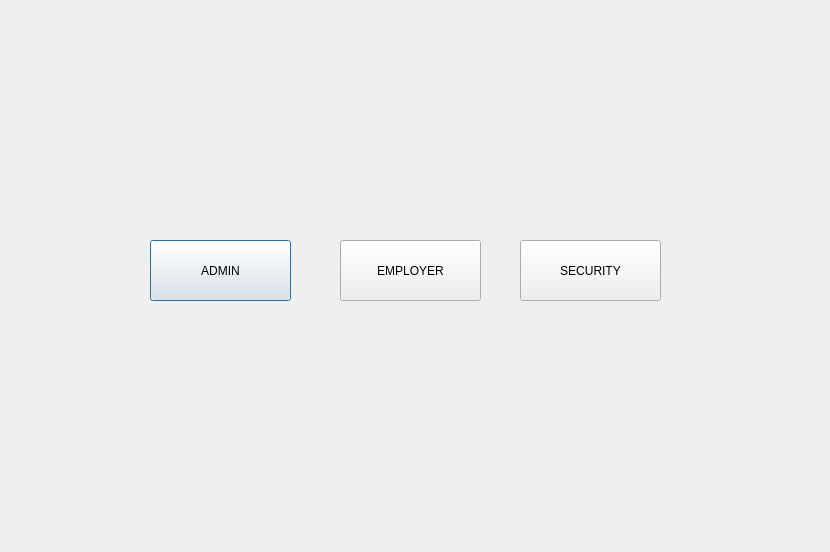
<?xml version="1.0" encoding="UTF-8"?>
<ui version="4.0">
 <class>page_principale</class>
 <widget class="QDialog" name="page_principale">
  <property name="geometry">
   <rect>
    <x>0</x>
    <y>0</y>
    <width>830</width>
    <height>552</height>
   </rect>
  </property>
  <property name="windowTitle">
   <string>Dialog</string>
  </property>
  <property name="styleSheet">
   <string notr="true"/>
  </property>
  <widget class="QPushButton" name="pushButton">
   <property name="geometry">
    <rect>
     <x>150</x>
     <y>240</y>
     <width>141</width>
     <height>61</height>
    </rect>
   </property>
   <property name="text">
    <string>ADMIN</string>
   </property>
  </widget>
  <widget class="QPushButton" name="pushButton_2">
   <property name="geometry">
    <rect>
     <x>340</x>
     <y>240</y>
     <width>141</width>
     <height>61</height>
    </rect>
   </property>
   <property name="text">
    <string>EMPLOYER</string>
   </property>
  </widget>
  <widget class="QPushButton" name="pushButton_3">
   <property name="geometry">
    <rect>
     <x>520</x>
     <y>240</y>
     <width>141</width>
     <height>61</height>
    </rect>
   </property>
   <property name="text">
    <string>SECURITY</string>
   </property>
  </widget>
 </widget>
 <resources/>
 <connections/>
</ui>
